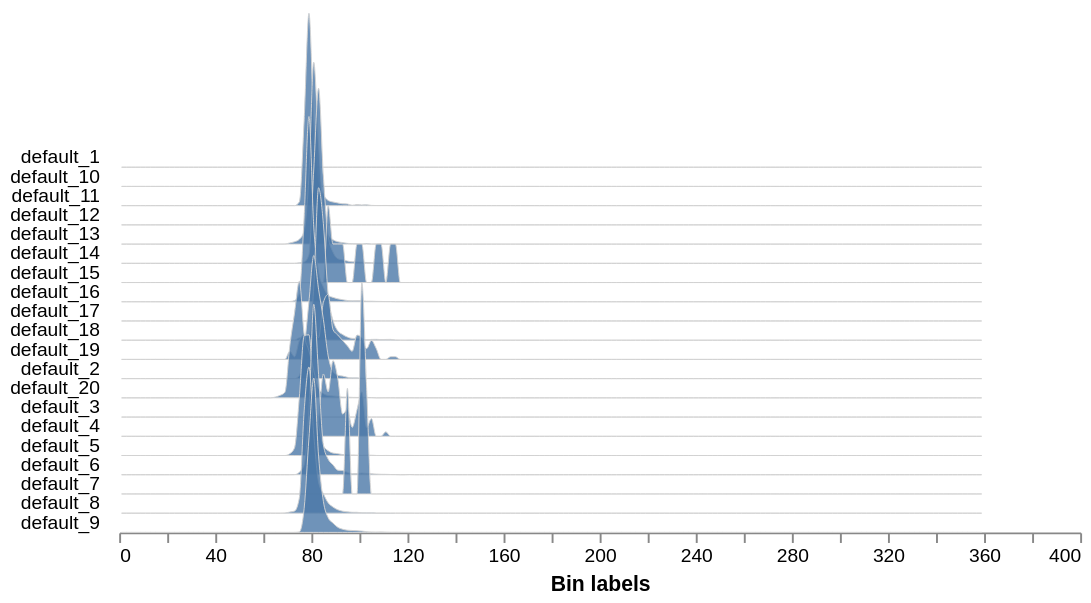

Notebook code cell kept with this figure:
### Code cell
# Limpiar el ruido de fondo (eliminar manchas blancas menores a 200 píxeles)
a_fill = pcv.fill(bin_img=a_thresh, size=200)

# --- Sección 3: Definir las Regiones de Interés (ROIs) ---
# Crear una cuadrícula automática de 4 filas x 5 columnas
rois = pcv.roi.auto_grid(mask=a_fill, nrows=6, ncols=4, img=img)

# --- Sección 4: Crear la máscara etiquetada ---
labeled_mask, num_plants = pcv.create_labels(mask=a_fill, rois=rois, roi_type="partial")

# ==========================================================
# --- CONTEO DE PLANTAS Y REGISTRO ---
# ==========================================================

# Encontrar las etiquetas únicas que realmente contienen planta
etiquetas_presentes = np.unique(labeled_mask)

# Contar y restar 1 para ignorar el fondo (que tiene valor 0)
conteo_real = len(etiquetas_presentes) - 1

# Imprimir el resultado en la consola para que lo veas rápidamente
print("\n" + "="*40)
print(f"RESULTADO DEL CONTEO:")
print(f"Se detectaron {conteo_real} plantas viables en la bandeja.")
print("="*40 + "\n")

# ¡Clave! Añadir esta observación a los outputs para que se guarde en el JSON
pcv.outputs.add_observation(sample='image1', 
                            variable='plant_count', 
                            trait='number of detected plants', 
                            method='count', 
                            scale='plants', 
                            datatype=int, 
                            value=conteo_real, 
                            label='plants')
# ==========================================================

# --- Sección 5: Medir cada planta ---
# Medir tamaño y forma
shape_img = pcv.analyze.size(img=img, labeled_mask=labeled_mask, n_labels=20)

# Medir color
color_img = pcv.analyze.color(rgb_img=img, labeled_mask=labeled_mask, n_labels=20, colorspaces="HSV")

# --- Guardar los resultados finales ---
pcv.outputs.save_results(filename=args.result, outformat="json")

print(f"Análisis completado. Resultados guardados en {args.result}")

### Figure 1 — Vega-Lite specification as saved in the notebook (floating-point values rounded to 4 significant figures; data arrays with more than 128 entries replaced by an {"elided": "..."} marker saying what was removed)
{"config": {"view": {"continuousWidth": 300, "continuousHeight": 300, "stroke": null}, "axis": {"grid": false}, "facet": {"columns": 1, "spacing": 0}, "title": {"anchor": "end"}}, "data": {"name": "data-dad6229f99c17ad8be8f15f3991ee37b"}, "facet": {"field": "sample", "header": {"labelAngle": 0, "labelAlign": "left", "labelOrient": "left"}, "title": null, "type": "nominal"}, "spec": {"mark": {"type": "area", "fillOpacity": 0.8, "interpolate": "monotone", "stroke": "lightgray", "strokeWidth": 0.5}, "encoding": {"x": {"field": "label", "title": "Bin labels", "type": "quantitative"}, "y": {"axis": null, "field": "value", "scale": {"range": [10, -100]}, "type": "quantitative"}}, "height": 10, "width": 500}, "bounds": "flush", "$schema": "https://vega.github.io/schema/vega-lite/v5.20.1.json", "datasets": {"data-dad6229f99c17ad8be8f15f3991ee37b": {"elided": "3600 records"}}}
